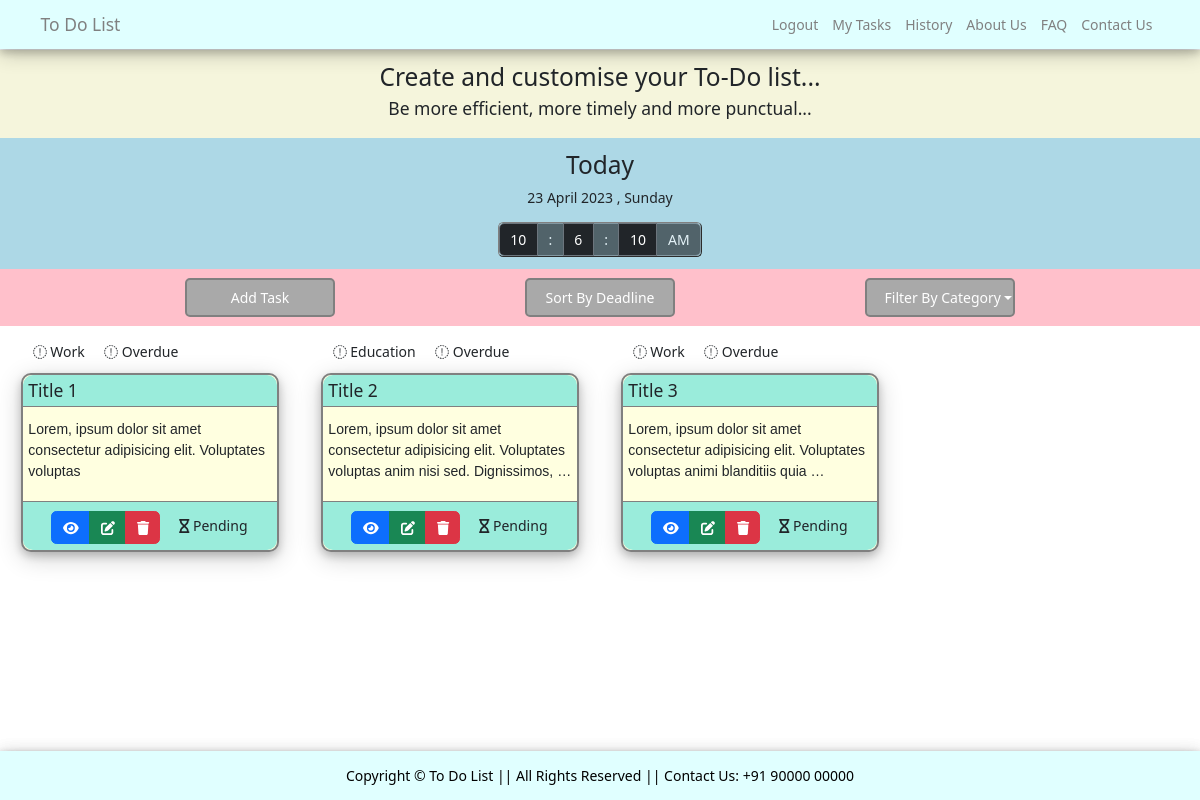
The page /list.php (signed in) on the database its author committed.
### tables this page shows
CREATE TABLE `user_tasks` (
  `id` int(11) NOT NULL,
  `name` varchar(255) NOT NULL,
  `email` varchar(255) NOT NULL,
  `title` varchar(255) NOT NULL,
  `description` varchar(1000) NOT NULL,
  `date_added` varchar(50) NOT NULL,
  `deadline` datetime NOT NULL,
  `category` enum('Home','Work','Education','Other') NOT NULL,
  `status` enum('Pending','Completed','Restored') NOT NULL
);

### list.php (the view, shortened to what this page needs)
<!DOCTYPE html>
<html lang="en">
<head>
    <link href="https://cdn.jsdelivr.net/npm/bootstrap@5.2.3/dist/css/bootstrap.min.css" rel="stylesheet">
    <link href="css/list.css" rel="stylesheet">
    <link rel="stylesheet" href="https://pro.fontawesome.com/releases/v5.10.0/css/all.css">
</head>
<body>
    <?php
    if (!isset($_SESSION['email'])) {
    ?>
        <script>
            alert("Please login to view your To-Do List...");
            location.href = 'login.php';
        </script>
    <?php
    } else {
    ?>
        <div class="header">
            <?php
            include_once 'includes/header.php'
            ?>
        </div>
        <div class="wrapper">
            <div class="task-item1 features">
                <h3>Create and customise your To-Do list...</h3>
                <h5>Be more efficient, more timely and more punctual...</h5>
            </div>
            <div class="today_info">
                <h3>Today</h3>
                <p id="today_date"></p>
                <div class="time">
                    <div class="btn-group today_time">
                        <button class="btn btn-secondary text-white bg-dark btn1" id="today_hrs"></button>
                        <button class="btn btn-secondary text-white bg-dark btn1" disabled>:</button>
                        <button class="btn btn-secondary text-white bg-dark btn1" id="today_min"></button>
                        <button class="btn btn-secondary text-white bg-dark btn1" disabled>:</button>
                        <button class="btn btn-secondary text-white bg-dark btn1" id="today_sec"></button>
                        <button class="btn btn-secondary text-white bg-dark btn1" id="today_ampm" disabled></button>
                    </div>
                </div>
            </div>
            <div class="grid-container">
                <div class="function-nav">
                    <div class="function-nav-item row  m-2 text-center addTask">
                        <a href="" class="text-white p-2 text-decoration-none" data-bs-toggle="modal" data-bs-target="#modalRegisterForm">Add Task</a>
                    </div>
                    <div class="function-nav-item row text-center m-2 ">
                        <div class="sortBy">
                            <div class="dropdown">
                                <a class="text-white text-decoration-none p-2 " href="list.php?action=deadline" type="button">Sort By Deadline</a>
                            </div>
                        </div>
                    </div>
                    <div class="function-nav-item row text-center m-2 ">
                        <div class="sortBy">
                            <div class="dropdown">
                                <a class="text-white text-decoration-none p-2 dropdown-toggle" type="button" id="sortBy" data-bs-toggle="dropdown" aria-haspopup="false" aria-expanded="false">Filter By Category</a>
                            </div>
                        </div>
                    </div>
                </div>
                <div class="tasks">
                    <?php
                    $category = $_GET['category'];
                    $action = $_GET['action'];
                    $email = $_SESSION['email'];
                    if (isset($category)) {
                        $fetchdata = "SELECT id,name, email, title,description,deadline,category,status FROM user_tasks WHERE email='$email'AND status!='Completed' AND category='$category'";
                    } else if (isset($action)) {
                        $fetchdata = "SELECT id,name, email, title,description,deadline,category,status FROM user_tasks WHERE email='$email' AND status!='Completed' ORDER BY $action ASC";
                    } else {
                        $fetchdata = "SELECT id,name, email, title,description,deadline,category,status FROM user_tasks WHERE email='$email' AND status!='Completed'";
                    }
                    $result = mysqli_query($con, $fetchdata);
                    if (mysqli_num_rows($result) > 0) {
                        while ($res = mysqli_fetch_assoc($result)) {
                    ?>
                            <div class="m-2">
                                <div class="task-details">
                                    <p class="m-2 category"><i class="fa fa-clipboard-list-check m-1"></i><?php echo $res['category']; ?></p>
                                    <p class="m-2 category">
                                        <i class="fa fa-alarm-clock m-1"></i>
                                        <?php
                                        $future = strtotime($res['deadline']);
                                        $now = time();
                                        $timeleft = $future - $now;
                                        $daysleft = round((($timeleft / 24) / 60) / 60);
                                        if ($daysleft > 1) {
                                            echo '  ' . $daysleft . ' days';
                                        } else if ($daysleft == 1) {
                                            echo '  ' . $daysleft . ' day';
                                        } else if ($daysleft == 0) {
                                            echo '  Today ';
                                        } else {
                                            echo '  Overdue ';
                                        }
                                        ?>
                                    </p>
                                </div>
                                <div class="task-item">
                                    <h5 class="task-title">
                                        <?php
                                        echo $res['title'] ?>
                                    </h5>
                                    <div class="task-body">
                                        <p class="" id="text-desc"><?php $str = str_replace('\r\n', '<br>', $res['description']);
                                                                    echo $str ?></p>
                                    </div>
                                    <div class="c-foot">
                                        <div class="btn-group btn-group-md mx-2" role="group" aria-label="Small button group">
                                            <button class="btn btn-primary text-white" onclick="toviewModal('<?php echo $res['id'] ?>','<?php echo $res['title'] ?>','<?php echo $res['description'] ?>','<?php echo $res['deadline'] ?>','<?php echo $res['category'] ?>')" data-bs-toggle="modal" data-bs-target="#viewModal">
                                                <i class="fa fa-eye"></i>
                                            </button>
                                            <button class="btn btn-success text-white" onclick="toModal('<?php echo $res['id'] ?>','<?php echo $res['title'] ?>','<?php echo $res['description'] ?>','<?php echo $res['deadline'] ?>','<?php echo $res['category'] ?>')" data-bs-toggle="modal" data-bs-target="#editModal">
                                                <i class="fa fa-edit"></i>
                                            </button>
                                            <button class="btn btn-danger text-white remove-task">
                                                <a class="text-decoration-none text-white" onclick="return confirm('Do you really want to delete this task?');" href="remove-task.php?id=<?php echo $res["id"] ?>" type="button"><i class="fa fa-trash"></i></a>
                                            </button>
                                        </div>
                                        <p class="m-2 category"><i class="fa fa-hourglass m-1"></i><?php echo '  ' . $res['status'] . ' '; ?></p>
                                    </div>
                                </div>
                            </div>
                        <?php
                        }
                    }
                }
                ?>
                </div>
            </div>
        </div>
        <div class="footer">
            <?php
            include_once 'includes/footer.php'
            ?>
        </div>
</body>
</html>

### includes/header.php (shortened to what this page needs)
<?php
if (isset($_SESSION['email'])) {
?>
    <nav class="navbar navbar-expand-md fixed-top">
        <div class="container">
            <a class="navbar-brand" href="index.php"> To Do List</a>
            <div class="collapse navbar-collapse" id="navbarSupportedContent">
                <ul class="navbar-nav ms-auto mb-2 mb-lg-0">
                    <li class="nav-item">
                        <a class="nav-link active" aria-current="page" href="logout.php"> Logout</a>
                    </li>
                    <li class="nav-item">
                        <a class="nav-link active" aria-current="page" href="list.php"> My Tasks</a>
                    </li>
                    <li class="nav-item">
                        <a class="nav-link active" aria-current="page" href="history.php">History</a>
                    </li>
                    <li class="nav-item">
                        <a class="nav-link active" aria-current="page" href="index.php#aboutus"> About Us</a>
                    </li>
                    <li class="nav-item">
                        <a class="nav-link active" aria-current="page" href="index.php#faq"> FAQ</a>
                    </li>
                    <li class="nav-item">
                        <a class="nav-link active" aria-current="page" href="index.php#contactus"> Contact Us</a>
                    </li>
                </ul>
            </div>
        </div>
    </nav>
<?php
}
?>

### includes/footer.php (shortened to what this page needs)
<footer class="footer footer-area text-center text-black">
  <div class="text-center p-3">
  Copyright © To Do List || All Rights Reserved || Contact Us: +91 90000 00000
  </div>
</footer>

### css/list.css (style rules this page uses)
* { font-size: 14px; }
body { display: flex; flex-direction: column; min-height: 100vh; }
.header { height: 50px; }
.wrapper { flex: 1; }
footer { background: #333; color: #fff; }
.features { background: beige; text-decoration: none; text-align: center; padding: 1%; width: 100%; }
.today_info { background: lightblue; margin-bottom: 1%; padding: 1%; text-align: center; margin: 0; }
.today_time { display: flex; width: fit-content; margin: auto; border: 1px outset grey; }
.function-nav { background: pink; height: 50px; min-height: auto; height: auto; padding: 2px; display: flex; justify-content: space-evenly; }
.tasks { background: white; height: fit-content; display: grid; grid-template-columns:25% 25% 25% 25%; }
.task-item { margin: 1% 5%; background: lightyellow; display: flex; flex-direction: column; justify-content: space-between; border: 2px solid grey; border-radius: 10px; transition: transform 0.3s; min-height: fit-content; box-shadow: 0 4px 8px 0 rgba(0, 0, 0, 0.2), 0 6px 25px 0 rgba(0, 0, 0, 0.19); }
.task-title { background:#9AECDB; padding: 2%; border-bottom: 1px solid grey; border-top-left-radius: 10px; border-top-right-radius: 10px; }
.task-body { padding: 2%; min-height: auto; }
.c-foot { border-top: 1px solid grey; padding: 2%; display: inline-flex; flex-wrap: wrap; align-items: baseline; background: #9AECDB; width: 100%; justify-content: center; border-bottom-left-radius: 10px; border-bottom-right-radius: 10px; }
#text-desc { display: -webkit-box; -webkit-line-clamp: 3; -webkit-box-orient: vertical; overflow: hidden; text-overflow: ellipsis; font-family: sans-serif; white-space: pre-wrap; }
.function-nav-item { border: 2px solid grey; background: darkgray; border-radius: 5px; width: 150px; }
.category { display: inline-flex; padding: 1px; align-items: center; }
.task-details { display: flex; margin:0px 5%; }

### includes/header.php (style rules this page uses)
nav { background-color: lightcyan; box-shadow: 0 4px 8px 0 rgba(0, 0, 0, 0.2), 0 6px 20px 0 rgba(0, 0, 0, 0.19); }
.navbar-brand { color: grey; }
.nav-item, .navbar-brand { transition: transform 0.3s; }
.nav-item .nav-link.active { color: grey; }

### includes/footer.php (style rules this page uses)
.footer { background-color: lightcyan; box-shadow: 0 4px 8px 0 rgba(0, 0, 0, 0.2), 0 6px 20px 0 rgba(0, 0, 0, 0.19); position: relative; width: 100%; }

### rows shown on the page
user_tasks: category "Work", shows "Overdue", title "Title 1", description "Lorem, ipsum dolor sit amet consectetur adipisicing elit. Voluptates voluptas", status "Pending"
user_tasks: category "Education", shows "Overdue", title "Title 2", description "Lorem, ipsum dolor sit amet consectetur adipisicing elit. Voluptates voluptas anim nisi sed.…", status "Pending"
user_tasks: category "Work", shows "Overdue", title "Title 3", description "Lorem, ipsum dolor sit amet consectetur adipisicing elit. Voluptates voluptas animi blanditiis…", status "Pending"
